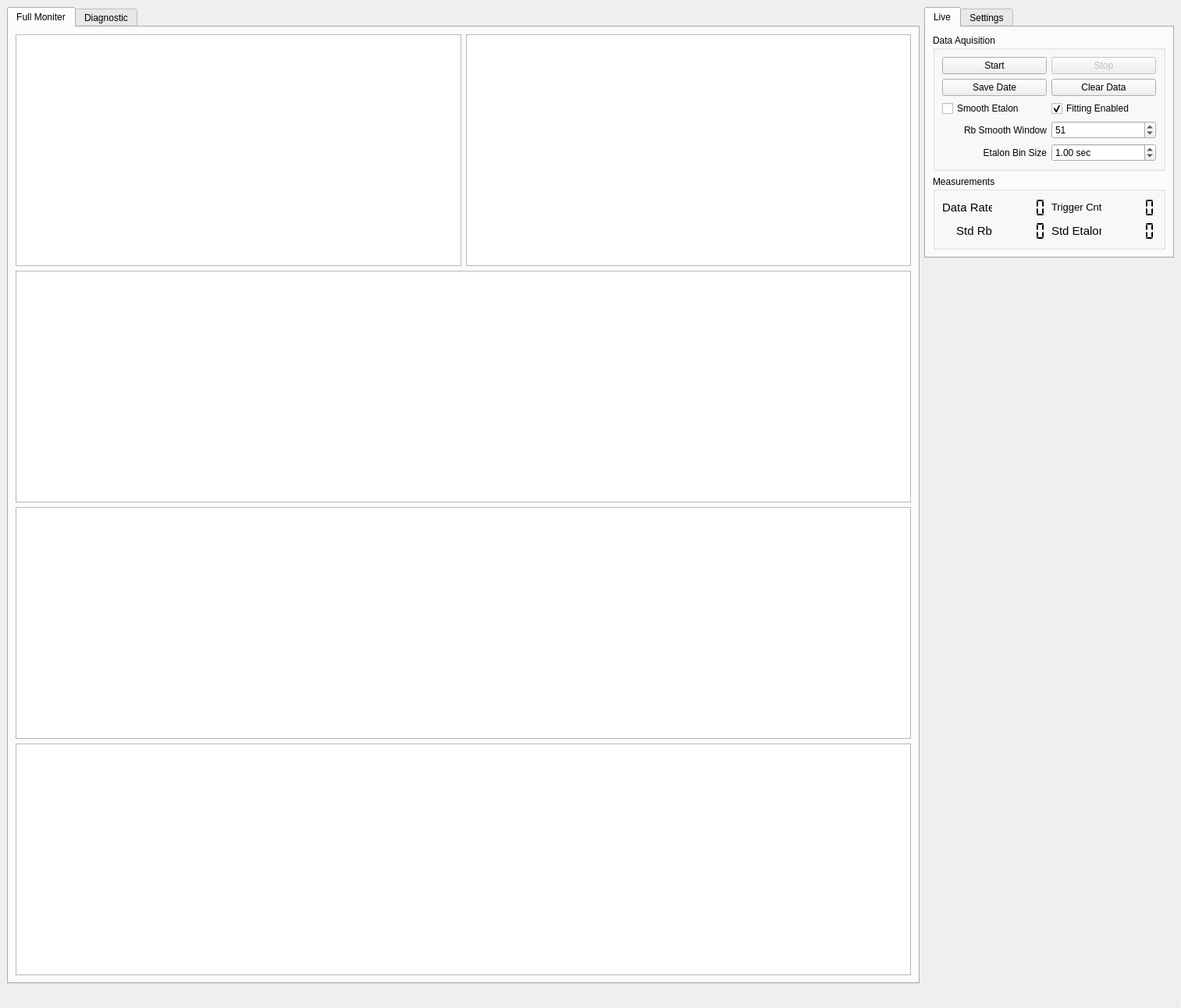
<?xml version="1.0" encoding="UTF-8"?>
<ui version="4.0">
 <class>RbMoniter</class>
 <widget class="QMainWindow" name="RbMoniter">
  <property name="geometry">
   <rect>
    <x>0</x>
    <y>0</y>
    <width>1513</width>
    <height>1292</height>
   </rect>
  </property>
  <property name="windowTitle">
   <string>MainWindow</string>
  </property>
  <widget class="QWidget" name="centralwidget">
   <layout class="QHBoxLayout" name="horizontalLayout">
    <item>
     <widget class="QTabWidget" name="tabWidget">
      <property name="maximumSize">
       <size>
        <width>1280</width>
        <height>16777215</height>
       </size>
      </property>
      <property name="tabPosition">
       <enum>QTabWidget::North</enum>
      </property>
      <property name="tabShape">
       <enum>QTabWidget::Rounded</enum>
      </property>
      <property name="currentIndex">
       <number>0</number>
      </property>
      <widget class="QWidget" name="tab_fullMoniter">
       <attribute name="title">
        <string>Full Moniter</string>
       </attribute>
       <layout class="QGridLayout" name="gridLayout">
        <item row="0" column="0">
         <widget class="PlotWidget" name="pw_etalondata"/>
        </item>
        <item row="1" column="0" colspan="2">
         <widget class="GraphicsLayoutWidget" name="glw_rawtimeseries"/>
        </item>
        <item row="2" column="0" colspan="2">
         <widget class="PlotWidget" name="pw_velocitytimeseries"/>
        </item>
        <item row="0" column="1">
         <widget class="PlotWidget" name="pw_rbdata"/>
        </item>
        <item row="3" column="0" colspan="2">
         <widget class="PlotWidget" name="pw_temp"/>
        </item>
       </layout>
      </widget>
      <widget class="QWidget" name="tab_diagnostic">
       <attribute name="title">
        <string>Diagnostic</string>
       </attribute>
       <layout class="QGridLayout" name="gridLayout_2">
        <item row="0" column="0">
         <widget class="PlotWidget" name="EtalonPlot"/>
        </item>
        <item row="1" column="0">
         <widget class="QGraphicsView" name="RbPlot"/>
        </item>
       </layout>
      </widget>
     </widget>
    </item>
    <item alignment="Qt::AlignTop">
     <widget class="QTabWidget" name="tabWidget">
      <property name="minimumSize">
       <size>
        <width>0</width>
        <height>250</height>
       </size>
      </property>
      <property name="maximumSize">
       <size>
        <width>320</width>
        <height>16777215</height>
       </size>
      </property>
      <property name="font">
       <font>
        <kerning>true</kerning>
       </font>
      </property>
      <property name="tabPosition">
       <enum>QTabWidget::North</enum>
      </property>
      <property name="tabShape">
       <enum>QTabWidget::Rounded</enum>
      </property>
      <property name="currentIndex">
       <number>0</number>
      </property>
      <property name="elideMode">
       <enum>Qt::ElideRight</enum>
      </property>
      <property name="tabBarAutoHide">
       <bool>false</bool>
      </property>
      <widget class="QWidget" name="tabWidgetPage1">
       <attribute name="title">
        <string>Live</string>
       </attribute>
       <layout class="QVBoxLayout" name="verticalLayout">
        <item>
         <widget class="QGroupBox" name="groupBox">
          <property name="maximumSize">
           <size>
            <width>16777215</width>
            <height>16777215</height>
           </size>
          </property>
          <property name="title">
           <string>Data Aquisition</string>
          </property>
          <layout class="QGridLayout" name="gridLayout_3">
           <item row="1" column="0">
            <widget class="QPushButton" name="pushButton_savedata">
             <property name="text">
              <string>Save Date</string>
             </property>
            </widget>
           </item>
           <item row="0" column="1">
            <widget class="QPushButton" name="stopbutton">
             <property name="enabled">
              <bool>false</bool>
             </property>
             <property name="text">
              <string>Stop</string>
             </property>
            </widget>
           </item>
           <item row="0" column="0">
            <widget class="QPushButton" name="startbutton">
             <property name="text">
              <string>Start</string>
             </property>
             <property name="default">
              <bool>false</bool>
             </property>
             <property name="flat">
              <bool>false</bool>
             </property>
            </widget>
           </item>
           <item row="3" column="1">
            <widget class="QCheckBox" name="checkBox_fitting">
             <property name="text">
              <string>Fitting Enabled</string>
             </property>
             <property name="checked">
              <bool>true</bool>
             </property>
            </widget>
           </item>
           <item row="5" column="1">
            <widget class="QSpinBox" name="spinBox_smoothingWindow">
             <property name="minimum">
              <number>5</number>
             </property>
             <property name="maximum">
              <number>2001</number>
             </property>
             <property name="singleStep">
              <number>2</number>
             </property>
             <property name="value">
              <number>51</number>
             </property>
            </widget>
           </item>
           <item row="3" column="0">
            <widget class="QCheckBox" name="checkBox_etalonsmoothing">
             <property name="text">
              <string>Smooth Etalon</string>
             </property>
            </widget>
           </item>
           <item row="5" column="0">
            <widget class="QLabel" name="label_5">
             <property name="text">
              <string>Rb Smooth Window</string>
             </property>
             <property name="alignment">
              <set>Qt::AlignRight|Qt::AlignTrailing|Qt::AlignVCenter</set>
             </property>
            </widget>
           </item>
           <item row="1" column="1">
            <widget class="QPushButton" name="pushButton_clearData">
             <property name="text">
              <string>Clear Data</string>
             </property>
            </widget>
           </item>
           <item row="6" column="0">
            <widget class="QLabel" name="label_6">
             <property name="text">
              <string>Etalon Bin Size</string>
             </property>
             <property name="alignment">
              <set>Qt::AlignRight|Qt::AlignTrailing|Qt::AlignVCenter</set>
             </property>
            </widget>
           </item>
           <item row="6" column="1">
            <widget class="QDoubleSpinBox" name="doubleSpinBox_etalonbinsize">
             <property name="readOnly">
              <bool>false</bool>
             </property>
             <property name="prefix">
              <string/>
             </property>
             <property name="suffix">
              <string> sec</string>
             </property>
             <property name="minimum">
              <double>0.100000000000000</double>
             </property>
             <property name="maximum">
              <double>1000.000000000000000</double>
             </property>
             <property name="value">
              <double>1.000000000000000</double>
             </property>
            </widget>
           </item>
          </layout>
         </widget>
        </item>
        <item>
         <widget class="QGroupBox" name="groupBox_2">
          <property name="title">
           <string>Measurements</string>
          </property>
          <layout class="QGridLayout" name="gridLayout_4">
           <item row="0" column="4">
            <spacer name="horizontalSpacer">
             <property name="orientation">
              <enum>Qt::Horizontal</enum>
             </property>
             <property name="sizeHint" stdset="0">
              <size>
               <width>40</width>
               <height>20</height>
              </size>
             </property>
            </spacer>
           </item>
           <item row="0" column="1">
            <widget class="QLCDNumber" name="lcdNumber_dateRate">
             <property name="maximumSize">
              <size>
               <width>16777215</width>
               <height>16777212</height>
              </size>
             </property>
             <property name="frameShape">
              <enum>QFrame::NoFrame</enum>
             </property>
             <property name="frameShadow">
              <enum>QFrame::Sunken</enum>
             </property>
             <property name="smallDecimalPoint">
              <bool>false</bool>
             </property>
             <property name="segmentStyle">
              <enum>QLCDNumber::Flat</enum>
             </property>
            </widget>
           </item>
           <item row="2" column="1">
            <widget class="QLCDNumber" name="lcdNumber_rbStd">
             <property name="frameShape">
              <enum>QFrame::NoFrame</enum>
             </property>
             <property name="segmentStyle">
              <enum>QLCDNumber::Flat</enum>
             </property>
             <property name="value" stdset="0">
              <double>0.000000000000000</double>
             </property>
            </widget>
           </item>
           <item row="0" column="0">
            <widget class="QLabel" name="label">
             <property name="maximumSize">
              <size>
               <width>80</width>
               <height>16777215</height>
              </size>
             </property>
             <property name="font">
              <font>
               <pointsize>11</pointsize>
               <weight>50</weight>
               <bold>false</bold>
              </font>
             </property>
             <property name="layoutDirection">
              <enum>Qt::LeftToRight</enum>
             </property>
             <property name="autoFillBackground">
              <bool>false</bool>
             </property>
             <property name="text">
              <string>&lt;html&gt;&lt;head/&gt;&lt;body&gt;&lt;p align=&quot;right&quot;&gt;Data Rate&lt;/p&gt;&lt;/body&gt;&lt;/html&gt;</string>
             </property>
            </widget>
           </item>
           <item row="2" column="0">
            <widget class="QLabel" name="label_3">
             <property name="maximumSize">
              <size>
               <width>80</width>
               <height>16777215</height>
              </size>
             </property>
             <property name="font">
              <font>
               <pointsize>11</pointsize>
               <weight>50</weight>
               <bold>false</bold>
              </font>
             </property>
             <property name="layoutDirection">
              <enum>Qt::LeftToRight</enum>
             </property>
             <property name="autoFillBackground">
              <bool>false</bool>
             </property>
             <property name="text">
              <string>&lt;html&gt;&lt;head/&gt;&lt;body&gt;&lt;p align=&quot;right&quot;&gt;Std Rb&lt;/p&gt;&lt;/body&gt;&lt;/html&gt;</string>
             </property>
            </widget>
           </item>
           <item row="0" column="2">
            <widget class="QLabel" name="label_2">
             <property name="maximumSize">
              <size>
               <width>80</width>
               <height>16777215</height>
              </size>
             </property>
             <property name="font">
              <font>
               <pointsize>10</pointsize>
               <weight>50</weight>
               <bold>false</bold>
              </font>
             </property>
             <property name="layoutDirection">
              <enum>Qt::LeftToRight</enum>
             </property>
             <property name="autoFillBackground">
              <bool>false</bool>
             </property>
             <property name="text">
              <string>&lt;html&gt;&lt;head/&gt;&lt;body&gt;&lt;p align=&quot;right&quot;&gt;Trigger Cnt&lt;/p&gt;&lt;/body&gt;&lt;/html&gt;</string>
             </property>
            </widget>
           </item>
           <item row="2" column="3">
            <widget class="QLCDNumber" name="lcdNumber_etalonStd">
             <property name="frameShape">
              <enum>QFrame::NoFrame</enum>
             </property>
             <property name="segmentStyle">
              <enum>QLCDNumber::Flat</enum>
             </property>
            </widget>
           </item>
           <item row="0" column="3">
            <widget class="QLCDNumber" name="lcdNumber_triggerCount">
             <property name="frameShape">
              <enum>QFrame::NoFrame</enum>
             </property>
             <property name="segmentStyle">
              <enum>QLCDNumber::Flat</enum>
             </property>
             <property name="value" stdset="0">
              <double>0.000000000000000</double>
             </property>
            </widget>
           </item>
           <item row="2" column="2">
            <widget class="QLabel" name="label_4">
             <property name="font">
              <font>
               <pointsize>11</pointsize>
              </font>
             </property>
             <property name="text">
              <string>Std Etalon</string>
             </property>
            </widget>
           </item>
          </layout>
         </widget>
        </item>
       </layout>
      </widget>
      <widget class="QWidget" name="tabWidgetPage2">
       <attribute name="title">
        <string>Settings</string>
       </attribute>
       <layout class="QHBoxLayout" name="horizontalLayout_2">
        <item>
         <widget class="QGroupBox" name="groupBox_3">
          <property name="title">
           <string>GroupBox</string>
          </property>
          <layout class="QGridLayout" name="gridLayout_5">
           <item row="0" column="0">
            <widget class="QPushButton" name="pushButton_resetUDP">
             <property name="enabled">
              <bool>false</bool>
             </property>
             <property name="text">
              <string>Reset UdpReciever</string>
             </property>
            </widget>
           </item>
          </layout>
         </widget>
        </item>
       </layout>
      </widget>
     </widget>
    </item>
   </layout>
  </widget>
  <widget class="QMenuBar" name="menubar">
   <property name="geometry">
    <rect>
     <x>0</x>
     <y>0</y>
     <width>1513</width>
     <height>22</height>
    </rect>
   </property>
  </widget>
  <widget class="QStatusBar" name="statusbar"/>
  <action name="actionAbout">
   <property name="text">
    <string>About</string>
   </property>
  </action>
 </widget>
 <customwidgets>
  <customwidget>
   <class>PlotWidget</class>
   <extends>QGraphicsView</extends>
   <header>pyqtgraph</header>
  </customwidget>
  <customwidget>
   <class>GraphicsLayoutWidget</class>
   <extends>QGraphicsView</extends>
   <header>pyqtgraph</header>
  </customwidget>
 </customwidgets>
 <resources/>
 <connections/>
</ui>
